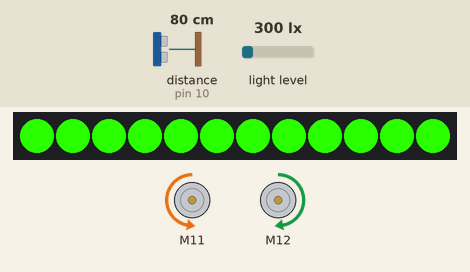
Bench run of a sketch on a simulated Arduino Uno, built with avr-gcc and run on an emulated ATmega328P. Shown: 12 RGB LEDs in strip order, left to right, 2 × DC motor (green arrow = forward, orange = backward, longer = faster). Inputs (shaded band) come from the test bench; at power-on: distance to the obstacle (sensor on pin 10) 80 cm, light level 300 lx.

Above: at 1.8 s.
1.9 s: distance to the obstacle (sensor on pin 10) set to 53 cm
3.4 s: distance to the obstacle (sensor on pin 10) set to 48 cm
At 4.5 s:
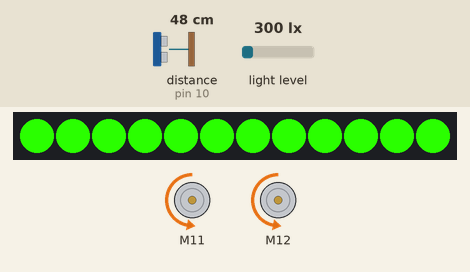
5.5 s: distance to the obstacle (sensor on pin 10) set to 60 cm
At 6.4 s:
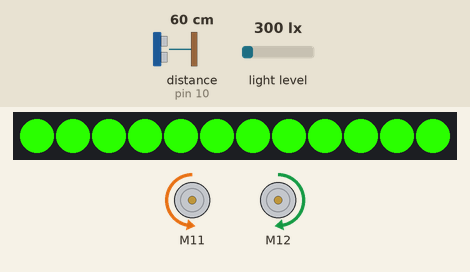
7.5 s: distance to the obstacle (sensor on pin 10) set to 2 cm
At 9.3 s:
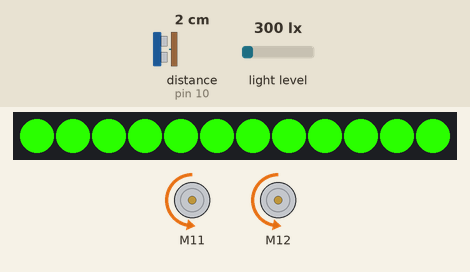
Timing chart, 0 to 10.5 s (numbered marks = the images above; inputs shaded):
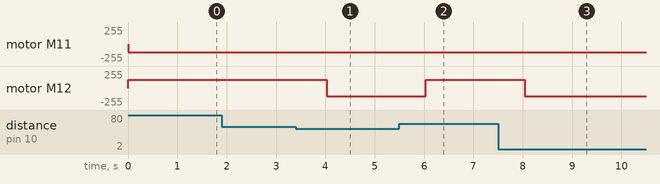

The sketch:

test.ino
```cpp
// generated by mBlock5 for mBot Ranger
// codes make you happy

#include <Arduino.h>
#include <Wire.h>
#include <SoftwareSerial.h>
#include <MeAuriga.h>

MeLightSensor lightsensor_12(12);
MeRGBLed rgbled_0(0, 12);
MeUltrasonicSensor ultrasonic_10(10);
MeEncoderOnBoard Encoder_1(SLOT1);
MeEncoderOnBoard Encoder_2(SLOT2);

float turn = 0;

void isr_process_encoder1(void)
{
  if(digitalRead(Encoder_1.getPortB()) == 0){
    Encoder_1.pulsePosMinus();
  }else{
    Encoder_1.pulsePosPlus();
  }
}
void isr_process_encoder2(void)
{
  if(digitalRead(Encoder_2.getPortB()) == 0){
    Encoder_2.pulsePosMinus();
  }else{
    Encoder_2.pulsePosPlus();
  }
}
void move(int direction, int speed)
{
  int leftSpeed = 0;
  int rightSpeed = 0;
  if(direction == 1){
    leftSpeed = -speed;
    rightSpeed = speed;
  }else if(direction == 2){
    leftSpeed = speed;
    rightSpeed = -speed;
  }else if(direction == 3){
    leftSpeed = -speed;
    rightSpeed = -speed;
  }else if(direction == 4){
    leftSpeed = speed;
    rightSpeed = speed;
  }
  Encoder_1.setTarPWM(leftSpeed);
  Encoder_2.setTarPWM(rightSpeed);
}

void _delay(float seconds) {
  if(seconds < 0.0){
    seconds = 0.0;
  }
  long endTime = millis() + seconds * 1000;
  while(millis() < endTime) _loop();
}

void setup() {
  randomSeed((unsigned long)(lightsensor_12.read() * 123456));
  rgbled_0.setpin(44);
  rgbled_0.fillPixelsBak(0, 2, 1);
  TCCR1A = _BV(WGM10);
  TCCR1B = _BV(CS11) | _BV(WGM12);
  TCCR2A = _BV(WGM21) | _BV(WGM20);
  TCCR2B = _BV(CS21);
  attachInterrupt(Encoder_1.getIntNum(), isr_process_encoder1, RISING);
  attachInterrupt(Encoder_2.getIntNum(), isr_process_encoder2, RISING);
  turn = 0;
  while(1) {

      rgbled_0.setColor(0,42,255,0);
      rgbled_0.show();
      if(ultrasonic_10.distanceCm() > 50){

        move(1, 50 / 100.0 * 255);
        _delay(1);
        move(1, 0);

      }else{
        if(turn == 50.000000){

          move(4, 50 / 100.0 * 255);
          _delay(1);
          move(4, 0);
          turn += 25;

        }else{

          move(3, 50 / 100.0 * 255);
          _delay(1);
          move(3, 0);

        }

      }

      _loop();
  }

}

void _loop() {
  Encoder_1.loop();
  Encoder_2.loop();
}

void loop() {
  _loop();
}
```

Measured:
- the behaviour switches between 51 and 50 cm on distance to the obstacle (sensor on pin 10) (found by bisection; images 0 and 1)
- after the input at 1.9 s, every drawn part: stays the same
- after the input at 3.4 s, motor M12: forward 127/255 → backward 127/255 after 0.62 s
- after the input at 5.5 s, motor M12: backward 127/255 → forward 127/255 after 0.53 s
- after the input at 7.5 s, motor M12: forward 127/255 → backward 127/255 after 0.54 s
